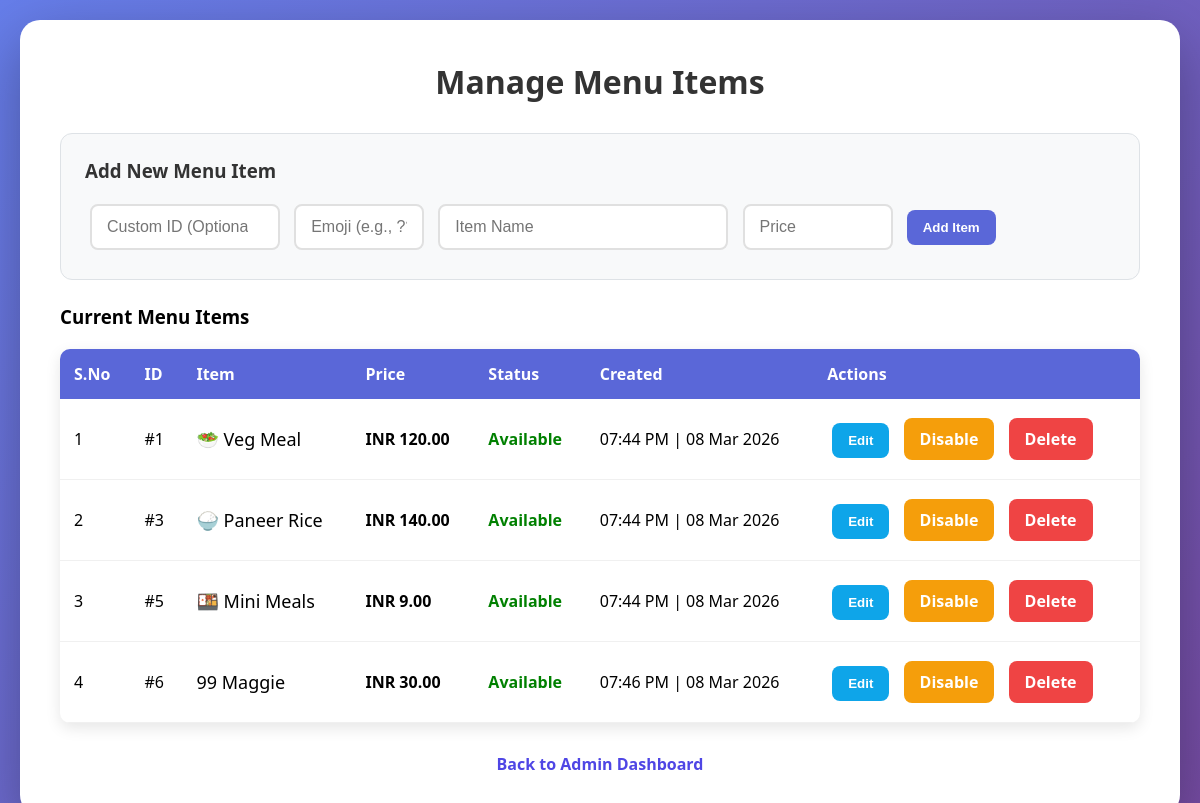
Screenshot of /manage-menu (signed in) with the database file from the repository.
### tables this page shows
CREATE TABLE menu_items (
            id INTEGER PRIMARY KEY AUTOINCREMENT,
            emoji TEXT NOT NULL,
            name TEXT NOT NULL UNIQUE,
            price REAL NOT NULL,
            available INTEGER NOT NULL DEFAULT 1,
            created_at TEXT NOT NULL
        , stock_qty INTEGER NOT NULL DEFAULT 100);

### app.py (the view)
@app.route("/manage_menu")
@app.route("/manage-menu")
@login_required_admin
def manage_menu():
    conn = get_db_connection()
    menu_items = conn.execute("SELECT * FROM menu_items ORDER BY id ASC").fetchall()
    conn.close()
    return render_template("manage_menu.html", menu_items=menu_items)

### app.py (called while the page is built)
def get_db_connection():
    conn = sqlite3.connect(DATABASE)
    conn.row_factory = sqlite3.Row
    return conn

def admin_logged_in():
    return bool(session.get("admin_logged_in"))

def login_required_admin(view_func):
    @wraps(view_func)
    def wrapped(*args, **kwargs):
        if not admin_logged_in():
            return redirect(url_for("login_admin"))
        return view_func(*args, **kwargs)
    return wrapped

### templates/manage_menu.html (shortened to what this page needs)
<!DOCTYPE html>
<html lang="en">
<head>
</head>
<body>
    <div class="container">
        <h1>Manage Menu Items</h1>
        <div class="add-form">
            <h3>Add New Menu Item</h3>
            <form method="POST" action="{{ url_for('add_menu') }}">
                <input type="number" name="menu_id" placeholder="Custom ID (Optional)" min="1" style="width: 190px;">
                <input type="text" name="emoji" placeholder="Emoji (e.g., ??)" required style="width: 130px;">
                <input type="text" name="name" placeholder="Item Name" required style="width: 290px;">
                <input type="number" name="price" placeholder="Price" step="0.01" min="0" required style="width: 150px;">
                <button type="submit">Add Item</button>
            </form>
        </div>
        <h3>Current Menu Items</h3>
        {% if menu_items %}
        <table>
            <thead>
                <tr>
                    <th>S.No</th>
                    <th>ID</th>
                    <th>Item</th>
                    <th>Price</th>
                    <th>Status</th>
                    <th>Created</th>
                    <th>Actions</th>
                </tr>
            </thead>
            <tbody>
                {% for item in menu_items %}
                <tr>
                    <td>{{ loop.index }}</td>
                    <td>#{{ item.id }}</td>
                    <td style="font-size: 18px;">{{ item.emoji }} {{ item.name }}</td>
                    <td style="font-weight: 600;">INR {{ '%.2f'|format(item.price) }}</td>
                    <td>
                        {% if item.available %}
                            <span class="status-available">Available</span>
                        {% else %}
                            <span class="status-unavailable">Out of Stock</span>
                        {% endif %}
                    </td>
                    <td>{{ item.created_at }}</td>
                    <td>
                        <button onclick='editItem({{ item.id }}, {{ item.name|tojson }}, {{ item.price }}, {{ item.emoji|tojson }})' class="btn btn-success">Edit</button>
                        <a href="{{ url_for('toggle_menu', menu_id=item.id) }}" class="btn btn-warning">
                            {% if item.available %}Disable{% else %}Enable{% endif %}
                        </a>
                        <a href="{{ url_for('delete_menu', menu_id=item.id) }}"
                           onclick="return confirm('Delete {{ item.name }}?')"
                           class="btn btn-danger">Delete</a>
                    </td>
                </tr>
                {% endfor %}
            </tbody>
        </table>
        {% else %}
            <p style="text-align: center; padding: 30px; color: #666;">No menu items yet.</p>
        {% endif %}
        <div class="back-link">
            <a href="{{ url_for('admin') }}">Back to Admin Dashboard</a>
        </div>
    </div>
</body>
</html>

### templates/manage_menu.html (style rules this page uses)
* { margin: 0; padding: 0; box-sizing: border-box; }
body { font-family: 'Segoe UI', Tahoma, Geneva, Verdana, sans-serif; background: linear-gradient(135deg, #667eea 0%, #764ba2 100%); min-height: 100vh; padding: 20px; }
.container { max-width: 1200px; margin: 0 auto; background: white; border-radius: 20px; box-shadow: 0 20px 60px rgba(0,0,0,0.3); padding: 40px; }
h1 { color: #333; margin-bottom: 30px; text-align: center; }
.add-form { background: #f8f9fa; padding: 24px; border-radius: 12px; margin: 24px 0; border: 1px solid #dee2e6; }
.add-form h3 { margin-bottom: 16px; color: #333; }
input[type="text"], input[type="number"] { padding: 12px 15px; border: 2px solid #e0e0e0; border-radius: 8px; margin: 5px; font-size: 16px; }
button, .btn { background: #5a67d8; color: white; padding: 10px 16px; border: none; border-radius: 8px; font-weight: 600; cursor: pointer; text-decoration: none; display: inline-block; margin: 5px; }
.btn-success { background: #0ea5e9; }
.btn-danger { background: #ef4444; }
.btn-warning { background: #f59e0b; }
table { width: 100%; border-collapse: collapse; margin: 20px 0; background: white; border-radius: 10px; overflow: hidden; box-shadow: 0 5px 15px rgba(0,0,0,0.1); }
th { background: #5a67d8; color: white; padding: 14px; text-align: left; font-weight: 600; }
td { padding: 14px; border-bottom: 1px solid #f0f0f0; }
.status-available { color: green; font-weight: bold; }
.back-link { text-align: center; margin-top: 30px; }
.back-link a { color: #4f46e5; text-decoration: none; font-weight: 600; }

### rows the page displays
menu_items: id "1", emoji "🥗", name "Veg Meal", price "120.00", available "Available", created_at "07:44 PM | 08 Mar 2026"
menu_items: id "3", emoji "🍚", name "Paneer Rice", price "140.00", available "Available", created_at "07:44 PM | 08 Mar 2026"
menu_items: id "5", emoji "🍱", name "Mini Meals", price "9.00", available "Available", created_at "07:44 PM | 08 Mar 2026"
menu_items: id "6", emoji "99", name "Maggie", price "30.00", available "Available", created_at "07:46 PM | 08 Mar 2026"
